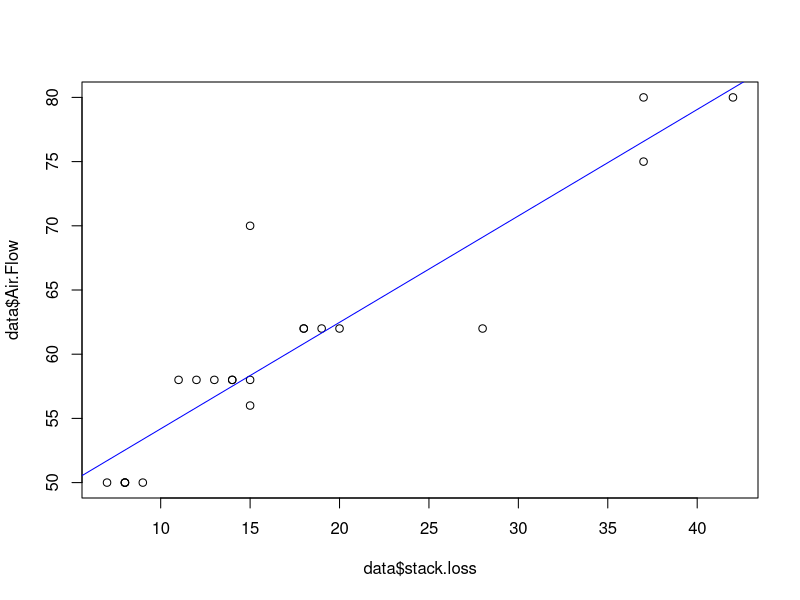
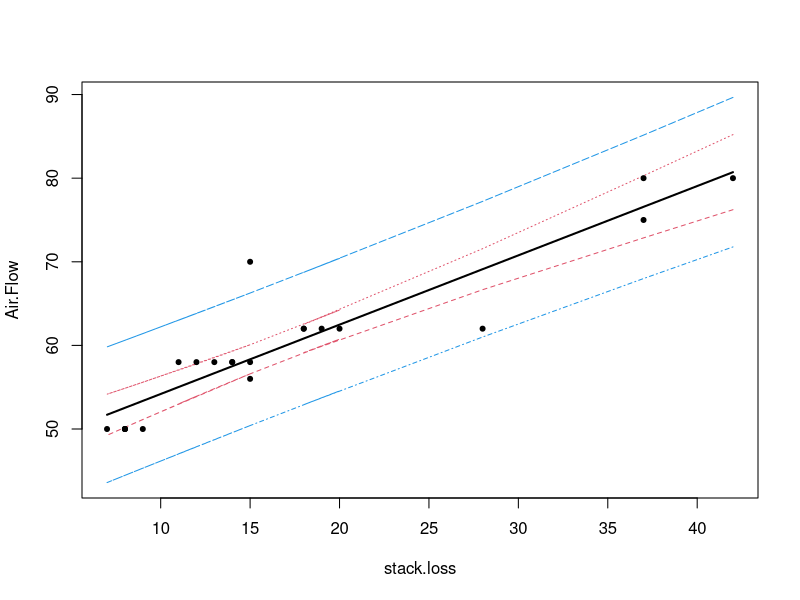
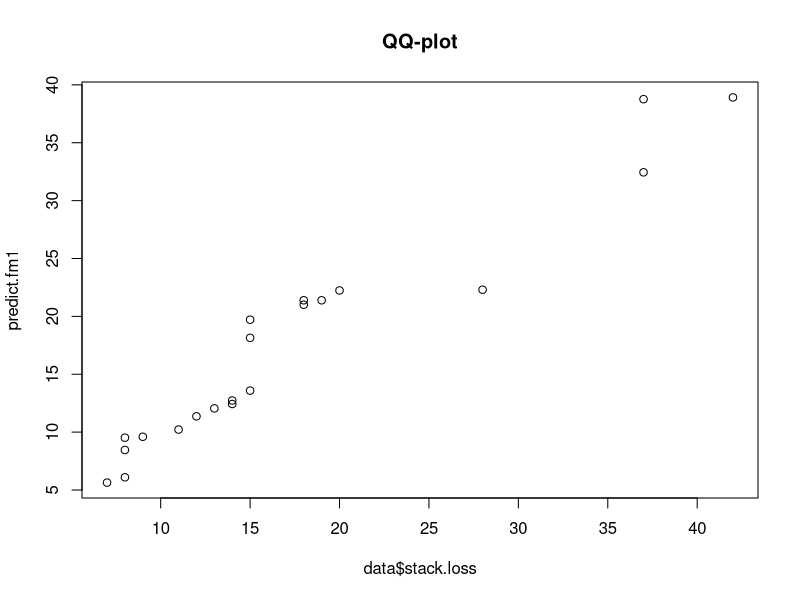
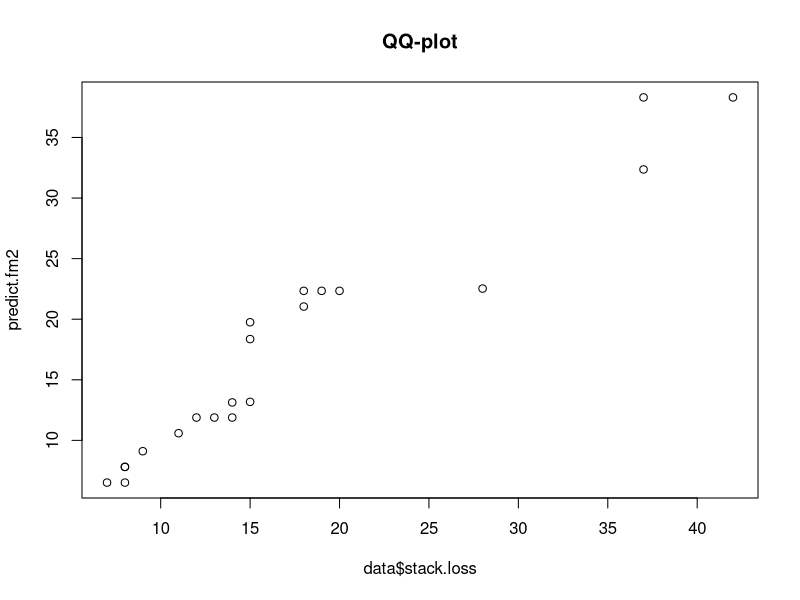

Recreate these plots in R, in order.
# retrieve staskloss data
data <- stackloss

plot(data$stack.loss, data$Air.Flow)
abline(lm(formula=data$Air.Flow~data$stack.loss),col="blue",lwd=1)

# pair regression for variables Air.Flow and stack.loss
lm.rat1<-lm(formula=data$Air.Flow~data$stack.loss)
print(summary(lm.rat1))

# dispersion analysis
print(anova(lm.rat1))

# confidence and predicted intervals
CPI.df <- cbind(predict(lm.rat1,interval ="conf"),
                predict(lm.rat1,interval ="pred"))
CPI.df <- CPI.df[,-4]
colnames(CPI.df) <- c("Y_fit","CI_l","CI_u","PI_l","PI_u")
print(head(CPI.df))

# regression 1 line
matplot(data$stack.loss, CPI.df,
        type="l",lwd=c(2,1,1,1,1),col=c(1,2,2,4,4),
        ylab="Air.Flow",xlab="stack.loss")
matpoints(data$stack.loss, data$Air.Flow,pch=20)

# multiple regression
print("Multiple regression")
fm1 <- lm(stack.loss~., data = data)
print(summary(fm1))

# dispersion analysis
print(anova(fm1))

predict.fm1 = predict.lm(fm1)
tabout <- cbind(data$stack.loss, predict.fm1)

print(predict.fm1)
print(head(tabout, n = 30))

qqplot(data$stack.loss, predict.fm1, main = "QQ-plot")

# step regression
print("Step regression")
fm2 <- step(lm(stack.loss~., data = data))

print(summary(fm2))

print(anova(fm2))

predict.fm2 <- predict.lm(fm2)
tabout2 <- cbind(data$stack.loss, predict.fm2)

print(head(tabout2, n = 30))

qqplot(data$stack.loss, predict.fm2, main = "QQ-plot")
